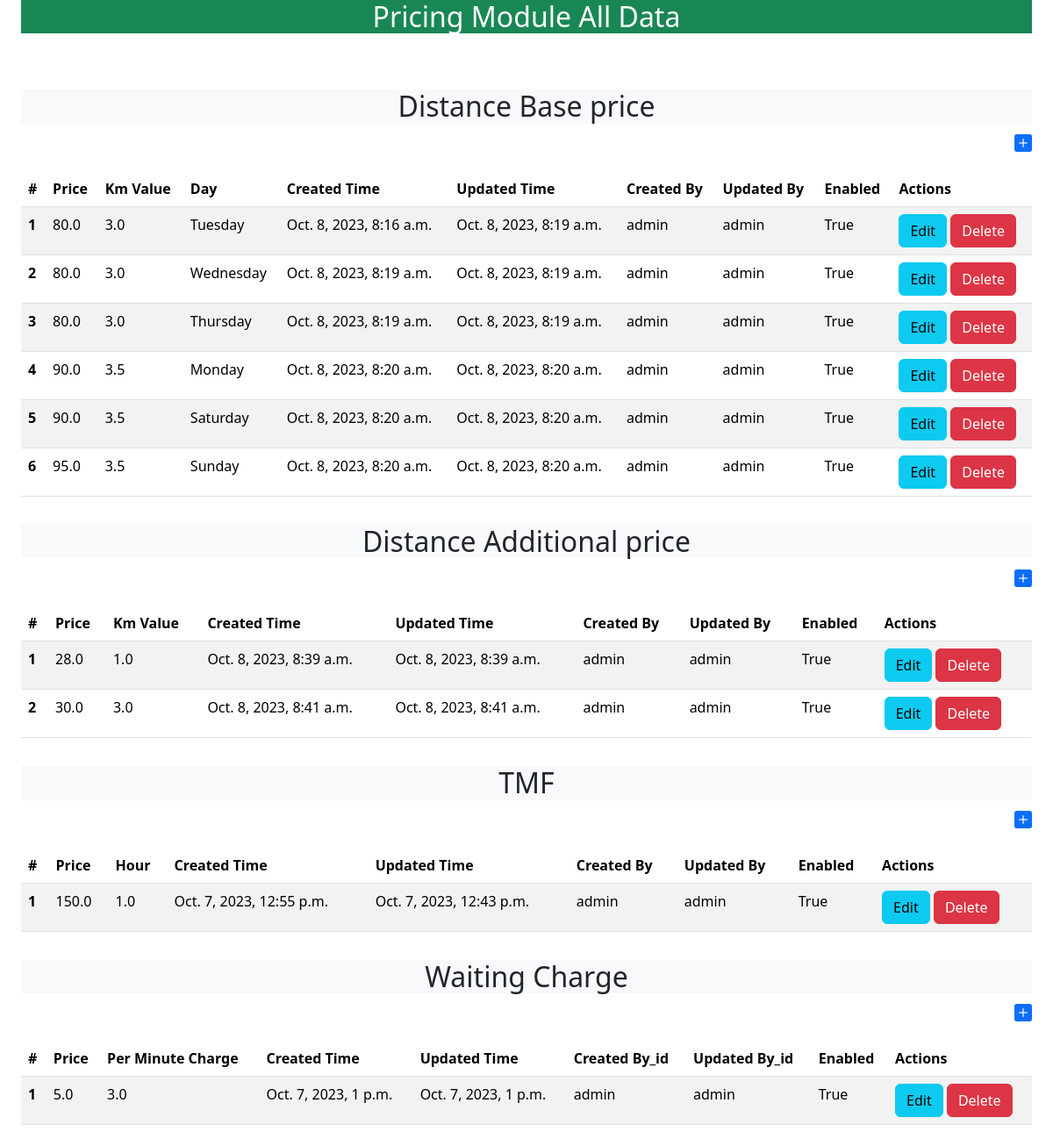
The page / on the database its author committed.
### V2/models.py (models this page shows)
class DistanceBasePrice(models.Model):
    price = models.FloatField()
    km_value = models.FloatField()
    day = models.CharField(max_length=10, null=True, blank=True)
    created_time = models.DateTimeField(auto_now=True)
    updated_time = models.DateTimeField(auto_now=False, null=True)
    created_by = models.ForeignKey(User, on_delete=models.SET_NULL, null=True, related_name='created_by_distance_base_price')
    updated_by = models.ForeignKey(User, on_delete=models.SET_NULL, null=True, related_name='updated_by_distance_base_price')
    is_enabled = models.BooleanField(default=False)

class DistanceAdditionalPrice(models.Model):
    price = models.FloatField()
    km_value = models.FloatField()
    created_time = models.DateTimeField(auto_now=True)
    updated_time = models.DateTimeField(auto_now=False, null=True)
    created_by = models.ForeignKey(User, on_delete=models.SET_NULL, null=True, related_name='created_by_distance_additional_price')
    updated_by = models.ForeignKey(User, on_delete=models.SET_NULL, null=True, related_name='updated_by_distance_additional_price')
    is_enabled = models.BooleanField(default=False)

class TimeMultiplierFactor(models.Model):
    price = models.FloatField()
    hours = models.FloatField()
    created_time = models.DateTimeField(auto_now=True)
    updated_time = models.DateTimeField(auto_now=False, null=True)
    created_by = models.ForeignKey(User, on_delete=models.SET_NULL, null=True, related_name='created_by_tmf')
    updated_by = models.ForeignKey(User, on_delete=models.SET_NULL, null=True, related_name='updated_by_tmf')
    is_enabled = models.BooleanField(default=False)

class WaitingCharge(models.Model):
    price = models.FloatField()
    per_min = models.FloatField()
    created_time = models.DateTimeField(auto_now=True)
    updated_time = models.DateTimeField(auto_now=False, null=True)
    created_by = models.ForeignKey(User, on_delete=models.SET_NULL, null=True, related_name='created_by_wc')
    updated_by = models.ForeignKey(User, on_delete=models.SET_NULL, null=True, related_name='updated_by_wc')
    is_enabled = models.BooleanField(default=False)

### V2/views.py (the view)
# urls.py: path('', main),
def main(request):
    distance_base_price_obj = DistanceBasePrice.objects.all().values(
        'id', 'price', 'km_value', 'day', 'created_time', 'updated_time', 'created_by__username', 'updated_by__username', 'is_enabled')
    distance_addional_price_obj = DistanceAdditionalPrice.objects.all().values(
        'id', 'price', 'km_value', 'created_time', 'updated_time', 'created_by__username', 'updated_by__username', 'is_enabled')
    tmf_obj = TimeMultiplierFactor.objects.all().values(
        'id','price', 'hours', 'created_time', 'updated_time', 'created_by__username', 'updated_by__username', 'is_enabled')
    waiting_charge_obj = WaitingCharge.objects.all().values(
        'id','price', 'per_min', 'created_time', 'updated_time', 'created_by__username', 'updated_by__username', 'is_enabled')
    context = {
        'distance_base_price_obj': distance_base_price_obj,
        'distance_addional_price_obj': distance_addional_price_obj,
        'tmf_obj': tmf_obj,
        'waiting_charge_obj': waiting_charge_obj
    }
    return render(request, 'tables.html', context=context)

### V2/templates/tables.html (shortened to what this page needs)
{% extends 'index.html' %}
{% block content %}
<div class="container-fluid">
  <h2 class="text-center bg-success text-white">Pricing Module All Data</h2>
  <div class="row mt-5">
    <div class="col-12 mt-3">
      <h2 class="text-center bg-light">Distance Base price</h2>
      <p class="text-end" style="cursor: pointer;"><a href="{% url 'add-distance-base-price' %}"><i
            class="bi bi-plus-square-fill fs-5"></i></a></p>
      <table class="table table-striped">
        <thead>
          <tr>
            <th scope="col">#</th>
            <th scope="col">Price</th>
            <th scope="col">Km Value</th>
            <th scope="col">Day</th>
            <th scope="col">Created Time</th>
            <th scope="col">Updated Time</th>
            <th scope="col">Created By</th>
            <th scope="col">Updated By</th>
            <th scope="col">Enabled</th>
            <th>Actions</th>
          </tr>
        </thead>
        <tbody>
          {% for i in distance_base_price_obj %}
          <tr>
            <th scope="row">{{ forloop.counter }}</th>
            <td>{{i.price}}</td>
            <td>{{i.km_value}}</td>
            <td>{{i.day}}</td>
            <td>{{i.created_time}}</td>
            <td>{{i.updated_time}}</td>
            <td>{{i.created_by__username}}</td>
            <td>{{i.updated_by__username}}</td>
            <td>{{i.is_enabled}}</td>
            <td>
              <a href="{% url 'edit-distance-base-price'%}?id={{i.id}}" class="btn btn-info">Edit</a>
              <form action="{% url 'delete-distance-base-price'%}?id={{i.id}}" method="POST" class="d-inline">
               <input type="submit" value="Delete" class="btn btn-danger" name="" id="">
              </form>
            </td>
          </tr>
          {% endfor %}
        </tbody>
      </table>
    </div>
    <div class="col-12 mt-3">
      <h2 class="text-center bg-light">Distance Additional price</h2>
      <p class="text-end" style="cursor: pointer;"><a href="{% url 'add-distance-additional-price' %}"><i
            class="bi bi-plus-square-fill fs-5"></i></a></p>
      <table class="table table-striped">
        <thead>
          <tr>
            <th scope="col">#</th>
            <th scope="col">Price</th>
            <th scope="col">Km Value</th>
            <th scope="col">Created Time</th>
            <th scope="col">Updated Time</th>
            <th scope="col">Created By</th>
            <th scope="col">Updated By</th>
            <th scope="col">Enabled</th>
            <th>Actions</th>
          </tr>
        </thead>
        <tbody>
          {% for i in distance_addional_price_obj %}
          <tr>
            <th scope="row">{{ forloop.counter }}</th>
            <td>{{i.price}}</td>
            <td>{{i.km_value}}</td>
            <td>{{i.created_time}}</td>
            <td>{{i.updated_time}}</td>
            <td>{{i.created_by__username}}</td>
            <td>{{i.updated_by__username}}</td>
            <td>{{i.is_enabled}}</td>
            <td>
              <a href="{% url 'edit-distance-additional-price'%}?id={{i.id}}" class="btn btn-info">Edit</a>
              <form action="{% url 'delete-distance-additional-price'%}?id={{i.id}}" method="POST" class="d-inline">
               <input type="submit" value="Delete" class="btn btn-danger" name="" id="">
              </form>
            </td>
          </tr>
          {% endfor %}
        </tbody>
      </table>
    </div>
    <div class="col-12 mt-3">
      <h2 class="text-center bg-light">TMF</h2>
      <p class="text-end" style="cursor: pointer;"><a href="{% url 'add-tmf' %}"><i
            class="bi bi-plus-square-fill fs-5"></i></a></p>
      <table class="table table-striped">
        <thead>
          <tr>
            <th scope="col">#</th>
            <th scope="col">Price</th>
            <th scope="col">Hour</th>
            <th scope="col">Created Time</th>
            <th scope="col">Updated Time</th>
            <th scope="col">Created By</th>
            <th scope="col">Updated By</th>
            <th scope="col">Enabled</th>
            <th>Actions</th>
          </tr>
        </thead>
        <tbody>
          {% for i in tmf_obj %}
          <tr>
            <th scope="row">{{ forloop.counter }}</th>
            <td>{{i.price}}</td>
            <td>{{i.hours}}</td>
            <td>{{i.created_time}}</td>
            <td>{{i.updated_time}}</td>
            <td>{{i.created_by__username}}</td>
            <td>{{i.updated_by__username}}</td>
            <td>{{i.is_enabled}}</td>
            <td>
              <a href="{% url 'edit-tmf' %}?id={{i.id}}" class="btn btn-info">Edit</a>
              <form action="{% url 'delete-tmf' %}?id={{i.id}}" method="POST" class="d-inline">
               <input type="submit" value="Delete" class="btn btn-danger" name="" id="">
              </form>
            </td>
          </tr>
          {% endfor %}
        </tbody>
      </table>
    </div>
    <div class="col-12 mt-3">
      <h2 class="text-center bg-light">Waiting Charge</h2>
      <p class="text-end" style="cursor: pointer;"><a href="{% url 'add-waiting-charge' %}"><i
            class="bi bi-plus-square-fill fs-5"></i></a></p>
      <table class="table table-striped">
        <thead>
          <tr>
            <th scope="col">#</th>
            <th scope="col">Price</th>
            <th scope="col">Per Minute Charge</th>
            <th scope="col">Created Time</th>
            <th scope="col">Updated Time</th>
            <th scope="col">Created By_id</th>
            <th scope="col">Updated By_id</th>
            <th scope="col">Enabled</th>
            <th>Actions</th>
          </tr>
        </thead>
        <tbody>
          {% for i in waiting_charge_obj %}
          <tr>
            <th scope="row">1</th>
            <td>{{i.price}}</td>
            <td>{{i.per_min}}</td>
            <td>{{i.created_time}}</td>
            <td>{{i.updated_time}}</td>
            <td>{{i.created_by__username}}</td>
            <td>{{i.updated_by__username}}</td>
            <td>{{i.is_enabled}}</td>
            <td>
              <a href="{% url 'edit-waiting-charge' %}?id={{i.id}}" class="btn btn-info">Edit</a>
              <form action="{% url 'delete-waiting-charge' %}?id={{i.id}}" method="POST" class="d-inline">
               <input type="submit" value="Delete" class="btn btn-danger" name="" id="">
              </form>
            </td>
          </tr>
          {% endfor %}
        </tbody>
      </table>
    </div>
  </div>
</div>
{% endblock content %}

### V2/templates/index.html (shortened to what this page needs)
<!DOCTYPE html>
<html lang="en">
<head>
    <link rel="stylesheet" href="https://cdn.jsdelivr.net/npm/bootstrap@5.3.2/dist/css/bootstrap.min.css">
    <link rel="stylesheet" href="https://cdn.jsdelivr.net/npm/bootstrap-icons@1.3.0/font/bootstrap-icons.css">
</head>
<body>
    <div class="container-fluid">
        {% block content %}
        {% endblock content %}
    </div>
</body>
</html>

### rows shown on the page
DistanceBasePrice: price "80.0", km_value "3.0", day "Tuesday", created_time "Oct. 8, 2023, 8:16 a.m.", updated_time "Oct. 8, 2023, 8:19 a.m.", created_by__username "admin", updated_by__username "admin", is_enabled "True"
DistanceBasePrice: price "80.0", km_value "3.0", day "Wednesday", created_time "Oct. 8, 2023, 8:19 a.m.", updated_time "Oct. 8, 2023, 8:19 a.m.", created_by__username "admin", updated_by__username "admin", is_enabled "True"
DistanceBasePrice: price "80.0", km_value "3.0", day "Thursday", created_time "Oct. 8, 2023, 8:19 a.m.", updated_time "Oct. 8, 2023, 8:19 a.m.", created_by__username "admin", updated_by__username "admin", is_enabled "True"
DistanceBasePrice: price "90.0", km_value "3.5", day "Monday", created_time "Oct. 8, 2023, 8:20 a.m.", updated_time "Oct. 8, 2023, 8:20 a.m.", created_by__username "admin", updated_by__username "admin", is_enabled "True"
DistanceBasePrice: price "90.0", km_value "3.5", day "Saturday", created_time "Oct. 8, 2023, 8:20 a.m.", updated_time "Oct. 8, 2023, 8:20 a.m.", created_by__username "admin", updated_by__username "admin", is_enabled "True"
DistanceBasePrice: price "95.0", km_value "3.5", day "Sunday", created_time "Oct. 8, 2023, 8:20 a.m.", updated_time "Oct. 8, 2023, 8:20 a.m.", created_by__username "admin", updated_by__username "admin", is_enabled "True"
DistanceAdditionalPrice: price "28.0", km_value "1.0", created_time "Oct. 8, 2023, 8:39 a.m.", updated_time "Oct. 8, 2023, 8:39 a.m.", created_by__username "admin", updated_by__username "admin", is_enabled "True"
DistanceAdditionalPrice: price "30.0", km_value "3.0", created_time "Oct. 8, 2023, 8:41 a.m.", updated_time "Oct. 8, 2023, 8:41 a.m.", created_by__username "admin", updated_by__username "admin", is_enabled "True"
TimeMultiplierFactor: price "150.0", hours "1.0", created_time "Oct. 7, 2023, 12:55 p.m.", updated_time "Oct. 7, 2023, 12:43 p.m.", created_by__username "admin", updated_by__username "admin", is_enabled "True"
WaitingCharge: price "5.0", per_min "3.0", created_time "Oct. 7, 2023, 1 p.m.", updated_time "Oct. 7, 2023, 1 p.m.", created_by__username "admin", updated_by__username "admin", is_enabled "True"
